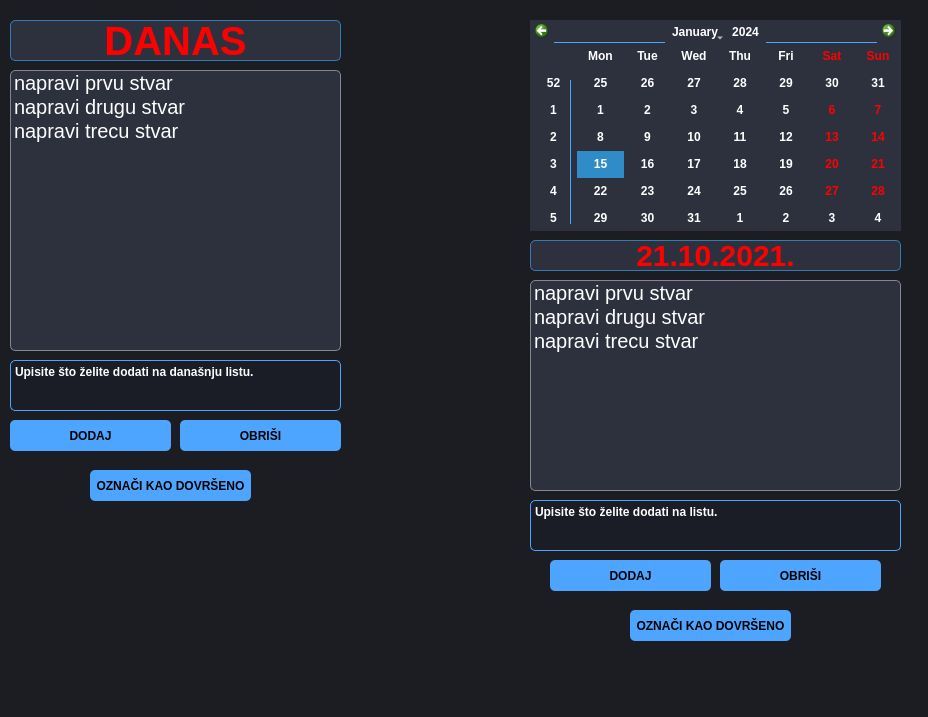
<?xml version="1.0" encoding="UTF-8"?>
<ui version="4.0">
 <class>Dialog</class>
 <widget class="QDialog" name="Dialog">
  <property name="geometry">
   <rect>
    <x>0</x>
    <y>0</y>
    <width>928</width>
    <height>717</height>
   </rect>
  </property>
  <property name="windowTitle">
   <string>Dialog</string>
  </property>
  <widget class="QWidget" name="pozadina" native="true">
   <property name="geometry">
    <rect>
     <x>0</x>
     <y>0</y>
     <width>931</width>
     <height>721</height>
    </rect>
   </property>
   <property name="styleSheet">
    <string notr="true">background-color:rgb(27, 29, 35);</string>
   </property>
   <widget class="QLabel" name="danas_label">
    <property name="geometry">
     <rect>
      <x>10</x>
      <y>20</y>
      <width>331</width>
      <height>41</height>
     </rect>
    </property>
    <property name="styleSheet">
     <string notr="true">background-color: rgb(44, 49, 61);
color: red;
font-family: 'Times New Roman', serif;
font-weight: bold;
font-size: 40px;
border: 1px solid rgb(51, 122, 183);
border-radius: 5px;</string>
    </property>
    <property name="frameShadow">
     <enum>QFrame::Plain</enum>
    </property>
    <property name="text">
     <string>DANAS</string>
    </property>
    <property name="textFormat">
     <enum>Qt::AutoText</enum>
    </property>
    <property name="scaledContents">
     <bool>false</bool>
    </property>
    <property name="alignment">
     <set>Qt::AlignCenter</set>
    </property>
   </widget>
   <widget class="QListWidget" name="danas_lista">
    <property name="geometry">
     <rect>
      <x>10</x>
      <y>70</y>
      <width>331</width>
      <height>281</height>
     </rect>
    </property>
    <property name="whatsThis">
     <string>&lt;html&gt;&lt;head/&gt;&lt;body&gt;&lt;p&gt;Lista stvari koje namjeravate obaviti danas.&lt;/p&gt;&lt;/body&gt;&lt;/html&gt;</string>
    </property>
    <property name="styleSheet">
     <string notr="true">background-color: rgb(44, 49, 61);
color: white;
font-family: 'Times New Roman', serif;
font-size: 20px;
border: 1px solid rgb(130, 135, 144);
border-radius: 5px;</string>
    </property>
    <item>
     <property name="text">
      <string>napravi prvu stvar</string>
     </property>
    </item>
    <item>
     <property name="text">
      <string>napravi drugu stvar</string>
     </property>
    </item>
    <item>
     <property name="text">
      <string>napravi trecu stvar</string>
     </property>
    </item>
   </widget>
   <widget class="QPlainTextEdit" name="danas_upis">
    <property name="geometry">
     <rect>
      <x>10</x>
      <y>360</y>
      <width>331</width>
      <height>51</height>
     </rect>
    </property>
    <property name="whatsThis">
     <string>Prostor za upisati što želite dodati na listu.</string>
    </property>
    <property name="styleSheet">
     <string notr="true">background-color: rgb(26, 29, 37);
color: white;
font-family: 'Times New Roman', serif;
font-weight: bold;
font-size: 12px;
border: 1px solid rgb(78, 165, 255);
border-radius: 5px;
</string>
    </property>
    <property name="plainText">
     <string>Upisite što želite dodati na današnju listu.
</string>
    </property>
   </widget>
   <widget class="QPushButton" name="danas_obrisi">
    <property name="geometry">
     <rect>
      <x>180</x>
      <y>420</y>
      <width>161</width>
      <height>31</height>
     </rect>
    </property>
    <property name="whatsThis">
     <string>Tipka za obrisati stvar sa današnje liste.</string>
    </property>
    <property name="styleSheet">
     <string notr="true">background-color: rgb(78, 165, 255);
color: black;
font-family: 'Times New Roman', serif;
font-weight: bold;
border-radius: 5px;</string>
    </property>
    <property name="text">
     <string>OBRIŠI</string>
    </property>
   </widget>
   <widget class="QPushButton" name="danas_dodaj">
    <property name="geometry">
     <rect>
      <x>10</x>
      <y>420</y>
      <width>161</width>
      <height>31</height>
     </rect>
    </property>
    <property name="whatsThis">
     <string>Tipka za dodati stvar na današnju listu.</string>
    </property>
    <property name="styleSheet">
     <string notr="true">background-color: rgb(78, 165, 255);
color: black;
font-family: 'Times New Roman', serif;
font-weight: bold;
border-radius: 5px;</string>
    </property>
    <property name="text">
     <string>DODAJ</string>
    </property>
   </widget>
   <widget class="QPushButton" name="danas_dovrseno">
    <property name="geometry">
     <rect>
      <x>90</x>
      <y>470</y>
      <width>161</width>
      <height>31</height>
     </rect>
    </property>
    <property name="whatsThis">
     <string>Tipka za označiti stvar na današnjoj listi kao obavljenu.</string>
    </property>
    <property name="styleSheet">
     <string notr="true">background-color: rgb(78, 165, 255);
color: black;
font-family: 'Times New Roman', serif;
font-weight: bold;
border-radius: 5px;</string>
    </property>
    <property name="text">
     <string>OZNAČI KAO DOVRŠENO</string>
    </property>
   </widget>
   <widget class="QCalendarWidget" name="kalendar">
    <property name="geometry">
     <rect>
      <x>530</x>
      <y>20</y>
      <width>371</width>
      <height>211</height>
     </rect>
    </property>
    <property name="whatsThis">
     <string>Kalendar na kojem možete izabrati datum za koji želite uređivati listu.</string>
    </property>
    <property name="styleSheet">
     <string notr="true">background-color:rgb(44, 49, 61);
alternate-background-color: rgb(44, 49, 61);
color:white;
border-bottom: 1px solid rgb(78, 165, 255);
font-weight: bold;</string>
    </property>
   </widget>
   <widget class="QListWidget" name="datum_lista">
    <property name="geometry">
     <rect>
      <x>530</x>
      <y>280</y>
      <width>371</width>
      <height>211</height>
     </rect>
    </property>
    <property name="whatsThis">
     <string>Lista stvari koje namjeravate obaviti na odabrani datum.</string>
    </property>
    <property name="styleSheet">
     <string notr="true">background-color: rgb(44, 49, 61);
color: white;
font-family: 'Times New Roman', serif;
font-size: 20px;
border: 1px solid rgb(130, 135, 144);
border-radius: 5px;</string>
    </property>
    <item>
     <property name="text">
      <string>napravi prvu stvar</string>
     </property>
    </item>
    <item>
     <property name="text">
      <string>napravi drugu stvar</string>
     </property>
    </item>
    <item>
     <property name="text">
      <string>napravi trecu stvar</string>
     </property>
    </item>
   </widget>
   <widget class="QLabel" name="datum_label">
    <property name="geometry">
     <rect>
      <x>530</x>
      <y>240</y>
      <width>371</width>
      <height>31</height>
     </rect>
    </property>
    <property name="whatsThis">
     <string>Izabrani datum.</string>
    </property>
    <property name="styleSheet">
     <string notr="true">background-color: rgb(44, 49, 61);
color: red;
font-family: 'Times New Roman', serif;
font-weight: bold;
font-size: 30px;
border: 1px solid rgb(51, 122, 183);
border-radius: 5px;</string>
    </property>
    <property name="text">
     <string>21.10.2021.</string>
    </property>
    <property name="textFormat">
     <enum>Qt::AutoText</enum>
    </property>
    <property name="scaledContents">
     <bool>false</bool>
    </property>
    <property name="alignment">
     <set>Qt::AlignCenter</set>
    </property>
   </widget>
   <widget class="QPushButton" name="datum_dodaj">
    <property name="geometry">
     <rect>
      <x>550</x>
      <y>560</y>
      <width>161</width>
      <height>31</height>
     </rect>
    </property>
    <property name="whatsThis">
     <string>Tipka za dodati stvar na listu za odabrani datum.</string>
    </property>
    <property name="styleSheet">
     <string notr="true">background-color: rgb(78, 165, 255);
color: black;
font-family: 'Times New Roman', serif;
font-weight: bold;
border-radius: 5px;</string>
    </property>
    <property name="text">
     <string>DODAJ</string>
    </property>
   </widget>
   <widget class="QPushButton" name="datum_obrisi">
    <property name="geometry">
     <rect>
      <x>720</x>
      <y>560</y>
      <width>161</width>
      <height>31</height>
     </rect>
    </property>
    <property name="whatsThis">
     <string>Tipka za obrisati stvar sa liste za odabrani datum.</string>
    </property>
    <property name="styleSheet">
     <string notr="true">background-color: rgb(78, 165, 255);
color: black;
font-family: 'Times New Roman', serif;
font-weight: bold;
border-radius: 5px;</string>
    </property>
    <property name="text">
     <string>OBRIŠI</string>
    </property>
   </widget>
   <widget class="QPushButton" name="datum_dovrseno">
    <property name="geometry">
     <rect>
      <x>630</x>
      <y>610</y>
      <width>161</width>
      <height>31</height>
     </rect>
    </property>
    <property name="whatsThis">
     <string>Tipka za označiti stvar na listi za odabrani datum kao obavljenu.</string>
    </property>
    <property name="styleSheet">
     <string notr="true">background-color: rgb(78, 165, 255);
color: black;
font-family: 'Times New Roman', serif;
font-weight: bold;
border-radius: 5px;</string>
    </property>
    <property name="text">
     <string>OZNAČI KAO DOVRŠENO</string>
    </property>
   </widget>
   <widget class="QPlainTextEdit" name="datum_upis">
    <property name="geometry">
     <rect>
      <x>530</x>
      <y>500</y>
      <width>371</width>
      <height>51</height>
     </rect>
    </property>
    <property name="whatsThis">
     <string>Tipka za dodati stvar na današnju listu.
</string>
    </property>
    <property name="styleSheet">
     <string notr="true">background-color: rgb(26, 29, 37);
color: white;
font-family: 'Times New Roman', serif;
font-weight: bold;
font-size: 12px;
border: 1px solid rgb(78, 165, 255);
border-radius: 5px;
</string>
    </property>
    <property name="plainText">
     <string>Upisite što želite dodati na listu.
</string>
    </property>
   </widget>
   <widget class="QWidget" name="widget" native="true">
    <property name="geometry">
     <rect>
      <x>570</x>
      <y>80</y>
      <width>1</width>
      <height>144</height>
     </rect>
    </property>
    <property name="maximumSize">
     <size>
      <width>1</width>
      <height>200</height>
     </size>
    </property>
    <property name="styleSheet">
     <string notr="true">background-color: rgb(78, 164, 254);</string>
    </property>
   </widget>
  </widget>
 </widget>
 <resources/>
 <connections/>
</ui>
